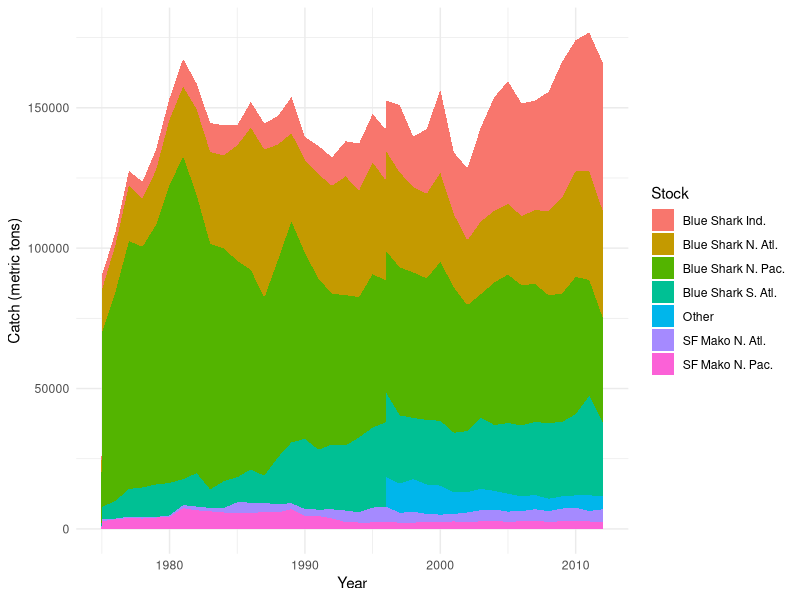

This chart was generated by the following R code:
## ---- chunk 1
knitr::opts_chunk$set(echo = TRUE, warning = FALSE, message = FALSE)

library(tidyverse)
library(here)

## ---- chunk 2
blshario_combined <- read_csv(here("data", "shark", "blshario_catch.csv")) %>% 
  filter(year %in% c(1950:2020)) %>% 
  select(stockid, year, catch) 
## ---- chunk 3
blsharnatl_combined <- read_csv(here("data", "shark", "blsharnatl_catch.csv")) %>% 
  filter(year %in% c(1950:2020)) %>% 
  select(stockid, year, catch)
## ---- chunk 4
blsharsatl_combined <- read_csv(here("data", "shark", "blsharsatl_catch.csv")) %>% 
  filter(year %in% c(1950:2020)) %>% 
  select(stockid, year, catch)
## ---- chunk 5
blsharnpac_combined <- read_csv(here("data", "shark", "blsharnpac_timeseries_2012.csv")) %>% 
  filter(year %in% c(1950:2020)) %>% 
  select(stockid, year, TCbest) %>% 
  rename(catch = TCbest)
## ---- chunk 6
owtsharcwpac_combined <- read_csv(here("data", "shark", "owtsharcwpac_catch.csv")) %>%
  filter(year %in% c(1950:2020)) %>% 
  select(stockid, year, catch)
## ---- chunk 7
porsharneatl_combined <- read_csv(here("data", "shark", "porsharneatl_catch.csv")) %>%
  filter(year %in% c(1950:2020)) %>% 
  rename(catch = TCbest)
## ---- chunk 8
porsharnwatl_combined <- read_csv(here("data", "shark", "porsharnwatl_catch.csv")) %>%
  filter(year %in% c(1950:2020)) %>% 
  rename(catch = TCbest)
## ---- chunk 9
sfmakonatl_combined <- read_csv(here("data", "shark", "sfmakonatl_catch.csv")) %>% 
  filter(year %in% c(1950:2020)) %>% 
  select(stockid, year, catch)
## ---- chunk 10
sfmakosatl_combined <- read_csv(here("data", "shark", "sfmakosatl_catch.csv")) %>% 
  filter(year %in% c(1950:2020)) %>% 
  select(stockid, year, catch)
## ---- chunk 11
sfmakonpac_combined <- read_csv(here("data", "shark", "sfmakonpac_catch.csv")) %>%
  filter(year %in% c(1950:2020)) %>% 
  select(stockid, year, catch)
## ---- chunk 12
sfmakonwpac_combined <- read_csv(here("data", "shark", "sfmakonwpac_timeseries_2003.csv")) %>%
  filter(year %in% c(1950:2020)) %>% 
  select(stockid, year, TCbest) %>% 
  rename(catch = TCbest)
## ---- chunk 13

## ---- chunk 14

# Run all chunks below before this 

shark_catch <- data.frame(blshario_combined) %>% 
  bind_rows(blsharnatl_combined,
            blsharsatl_combined,
            blsharnpac_combined,
            owtsharcwpac_combined,
            porsharneatl_combined,
            porsharnwatl_combined,
            sfmakonatl_combined,
            sfmakosatl_combined,
            sfmakonpac_combined,
            sfmakonwpac_combined) %>% 
  filter(year %in% c(1975:2012))

shark_catch_top <- shark_catch %>% 
  group_by(stockid) %>% 
  summarize(catch_sum = sum(catch)) %>% 
  arrange(desc(catch_sum)) %>% 
  slice_max(catch_sum, n = 6)

top_stocks <- c(unique(shark_catch_top$stockid))
  
shark_catch_top6 <- shark_catch %>% 
  filter(stockid %in% top_stocks)
# Time series for only top 8 stocks 

shark_catch_other <- shark_catch %>% 
  filter(!stockid %in% top_stocks) %>% 
  group_by(year) %>% 
  summarize(catch = sum(catch)) %>% 
  mutate(stockid = "Other")
  
#Now all remaining stocks are "other"

shark_catch_condensed <- data.frame(shark_catch_top6) %>% 
  bind_rows(shark_catch_other) %>% 
  mutate(stock_name = case_when(stockid == "BLSHARIO" ~ "Blue Shark Ind.",
                                stockid == "BLSHARNATL" ~ "Blue Shark N. Atl.",
                                stockid == "BLSHARNPAC" ~ "Blue Shark N. Pac.",
                                stockid == "BLSHARSATL" ~ "Blue Shark S. Atl.",
                                stockid == "SFMAKONATL" ~ "SF Mako N. Atl.",
                                stockid == "SFMAKONPAC" ~ "SF Mako N. Pac.",
                                stockid == "Other" ~ "Other")) 
## ---- chunk 15
ggplot(shark_catch_condensed, aes(x = year, y = catch, fill = stock_name)) +
  geom_area() +
  labs(x = "Year", y = "Catch (metric tons)", fill = "Stock") +
  theme_minimal()
